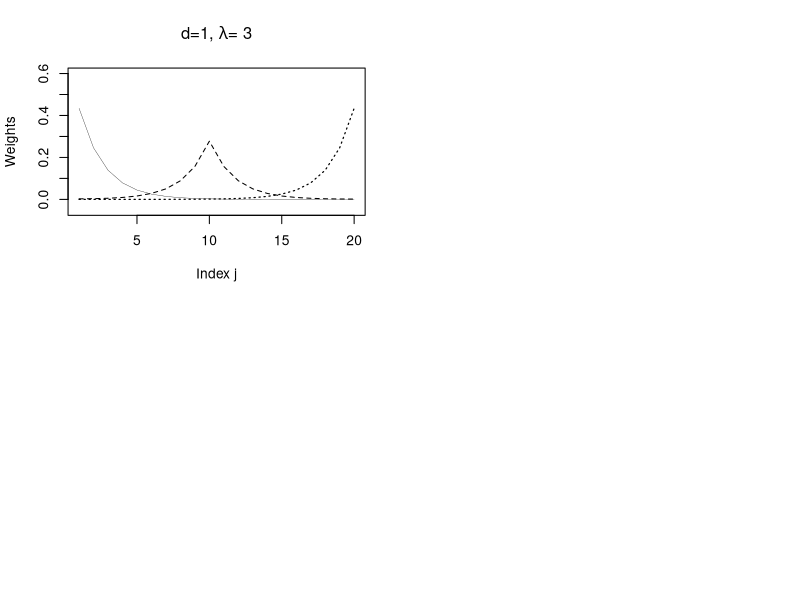
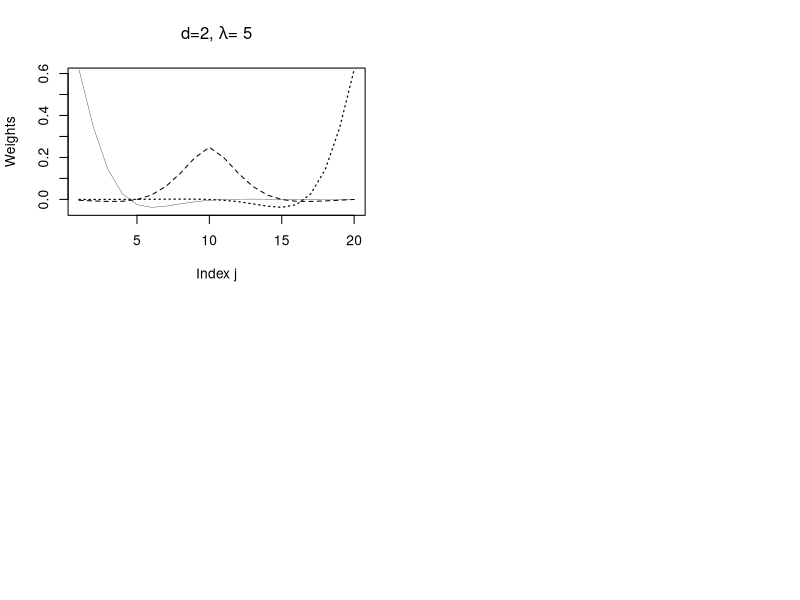

Reproduce these figures in R, in order.
# Figure 18.5


npar<- 21
for (d in c(1,2)){
delta<- matrix(0,ncol=(npar-1),nrow=(npar-2))
for (i in 1:(npar-2)){
  delta[i,i]<- -1
  delta[i,i+1]<- 1
 }

if (d <2) R1 <- t(delta) %*% delta
if (d>1){   # degree of differencing d=2
  delta2<- delta[-1,-1]%*% delta
  R1 <- t(delta2) %*% delta2
}

if (d==1) lambda<-3
if (d==2) lambda<-5

smat <- solve(diag((npar-1)) + lambda*R1)
 df <- sum(diag(smat))
 cat('df=  ',df,'\n')

par(mfrow=c(2,2))
 plot(seq(1:(npar-1)),smat[1,],ylim=c(-.05,.6),
       xlab='Index j',
       ylab='Weights',
       type='n')
 lines(seq(1:(npar-1)),smat[1,],lwd=.3)
 lines(seq(1:(npar-1)),smat[10,],lty=2)
 lines(seq(1:(npar-1)),smat[20,],lty=3,lwd=1.2)
 if (d==1) title(expression(paste('d=',1,', ',lambda,'= 3')))
 if (d==2) title(expression(paste('d=',2,', ',lambda,'= 5')))
 
} # -------------------------------------------------------- end differencing loop
